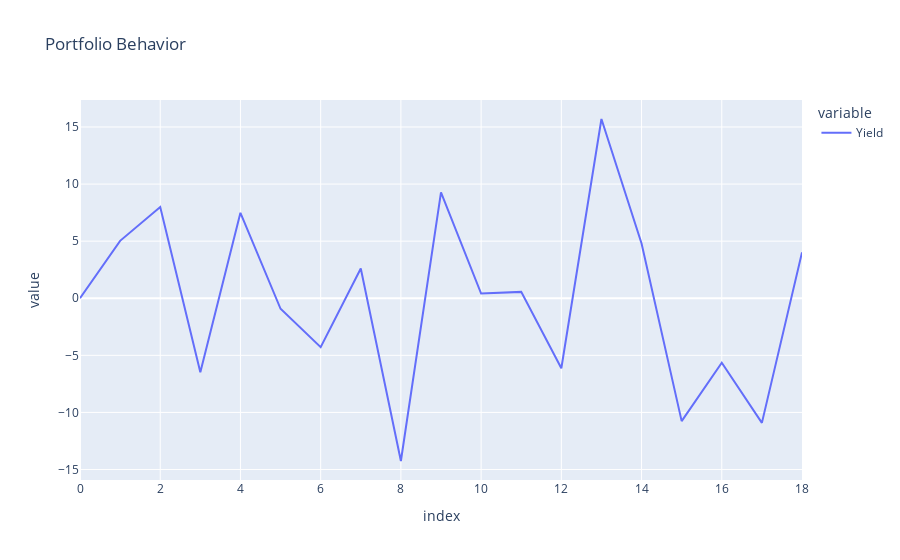

Notebook code for this chart:
### Code cell
# Grafica redimientos mensuales Estrategia Activa
vs.desempeño_lineal(dt.inv_act_df,"Yield")

### Figure 1 — Plotly figure (JSON) as saved in the notebook; plotly's stock layout.template omitted (floating-point values rounded to 4 significant figures)
{"data": [{"hovertemplate": "variable=Yield<br>index=%{x}<br>value=%{y}<extra></extra>", "legendgroup": "Yield", "line": {"color": "#636efa", "dash": "solid"}, "marker": {"symbol": "circle"}, "mode": "lines", "name": "Yield", "orientation": "v", "showlegend": true, "type": "scatter", "x": [0, 1, 2, 3, 4, 5, 6, 7, 8, 9, 10, 11, 12, 13, 14, 15, 16, 17, 18], "xaxis": "x", "y": [0, 5.028, 7.996, -6.479, 7.484, -0.9229, -4.283, 2.601, -14.26, 9.274, 0.4141, 0.558, -6.132, 15.7, 4.796, -10.76, -5.643, -10.92, 4.019], "yaxis": "y"}], "layout": {"legend": {"title": {"text": "variable"}, "tracegroupgap": 0}, "title": {"text": "Portfolio Behavior"}, "xaxis": {"anchor": "y", "domain": [0, 1], "title": {"text": "index"}}, "yaxis": {"anchor": "x", "domain": [0, 1], "title": {"text": "value"}}}}
